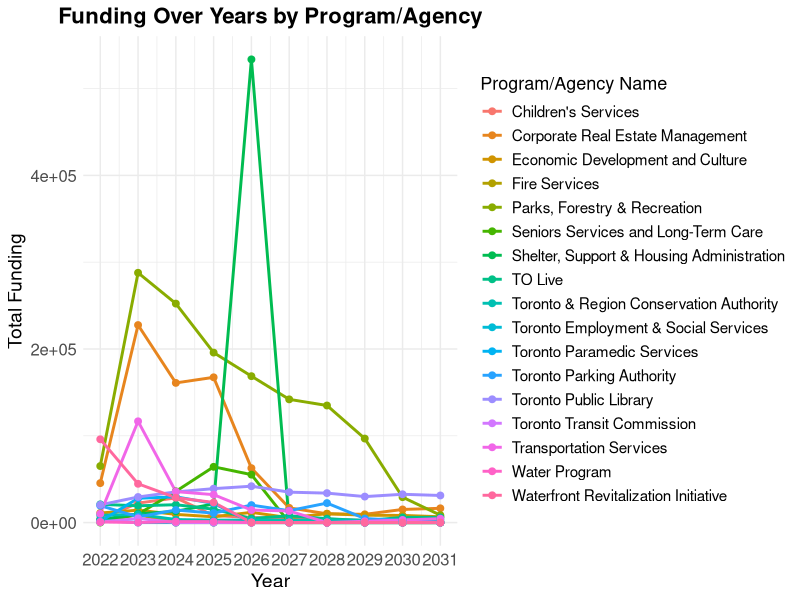
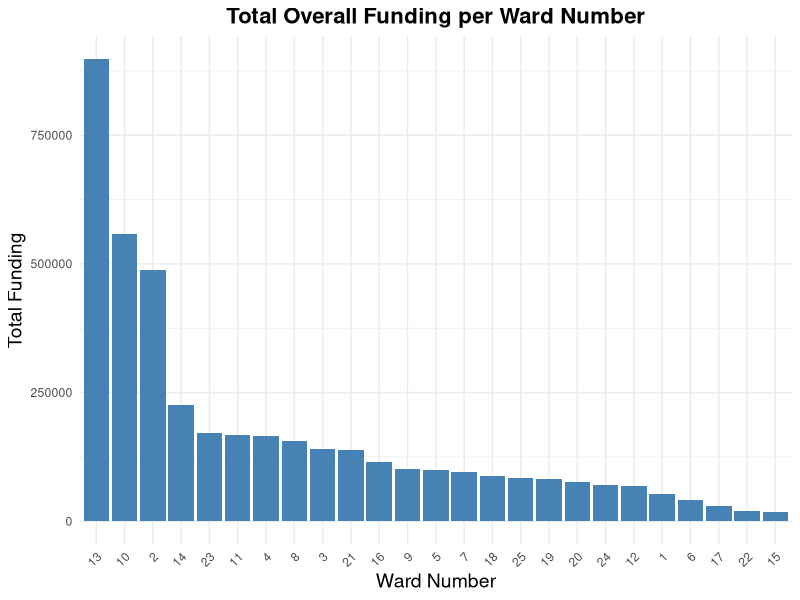
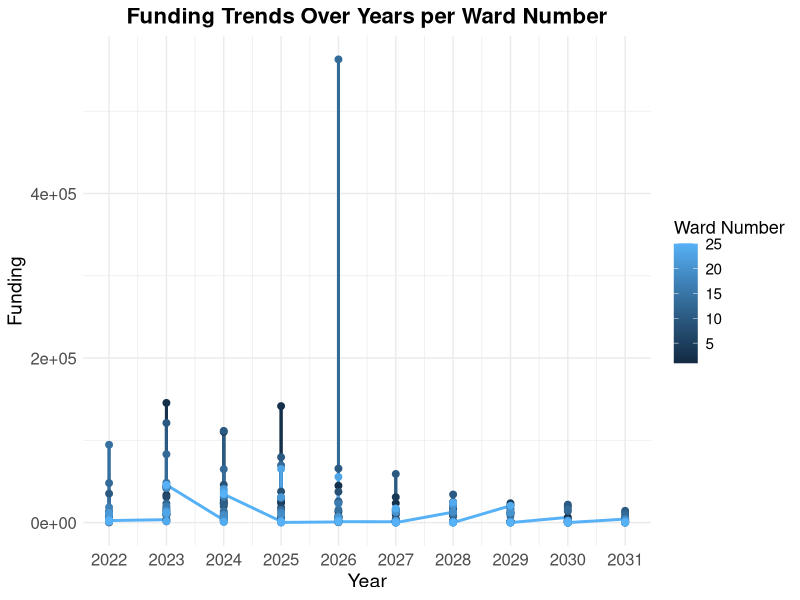
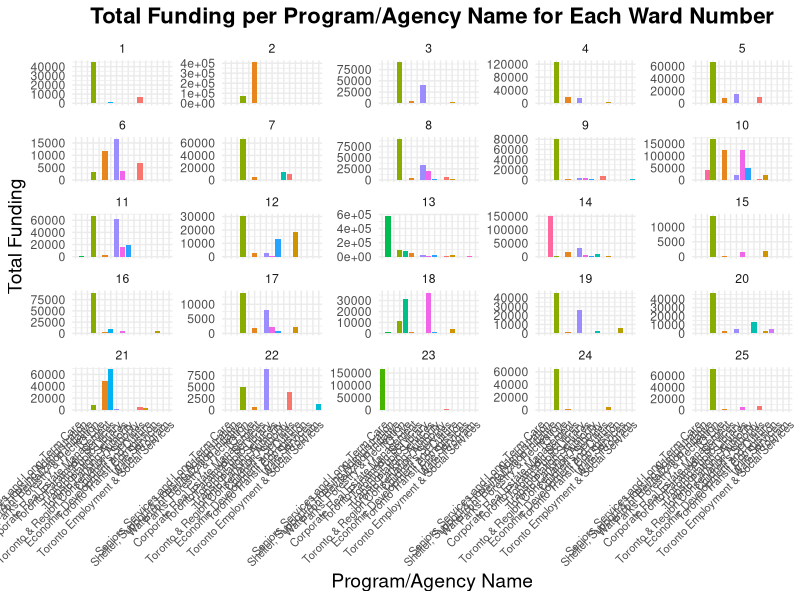

The R script that drew these images, in order:
#### Preamble ####
# Purpose: Explores data in an attempt to understand it more
# Author: Maria Mangru
# Date: September 2024
# Contact: maria.mangru@mail.utoronto.ca
# License: MIT

#### Workspace setup ####
library(dplyr)
library(tidyverse)
library(readr)
library(knitr)
library(kableExtra)

# names of programs by wards only

ward_data <- read_csv("data/analysis_data/test.csv")


# Identify year columns
year_cols <- as.character(2022:2031)

clean_funding <- function(x) {
  x_clean <- ifelse(x == "-", "0", x)
  x_clean <- str_replace_all(x_clean, ",", "")
  as.numeric(x_clean)
}

# Apply the cleaning function to year columns
ward_data_clean <- ward_data |>
  mutate(across(all_of(year_cols), clean_funding))

# Change data to Long Format
ward_data_long <- ward_data_clean |>
  pivot_longer(
    cols = all_of(year_cols),
    names_to = "Year",
    values_to = "Funding"
  )

## Exploring funding for each program type by year (2022 - 2031) ##

# Aggregate funding by Program/Agency Name and Year
ward_funding <- ward_data_long |>
  group_by(`Program/Agency Name`, Year) |>
  summarise(Total_Funding = sum(Funding, na.rm = TRUE)) |>
  ungroup()


# Visualize funding over years for each Program/Agency Name
ggplot(ward_funding, aes(x = as.integer(Year), y = Total_Funding, color = `Program/Agency Name`)) +
  geom_line(size = 1) +
  geom_point(size = 2) +
  labs(
    title = "Funding Over Years by Program/Agency",
    x = "Year",
    y = "Total Funding",
    color = "Program/Agency Name"
  ) +
  theme_minimal() +
  scale_x_continuous(breaks = 2022:2031) +
  theme(
    plot.title = element_text(size = 16, face = "bold", hjust = 0.5),
    axis.text = element_text(size = 12),
    axis.title = element_text(size = 14),
    legend.title = element_text(size = 13),
    legend.text = element_text(size = 11)
  )


## Funding by ward ##

## Aggregate the data ##

# Total overall funding per Ward Number
total_funding_ward <- ward_data_long |>
  group_by(`Ward Number`) |>
  summarise(
    Total_Funding = sum(Funding, na.rm = TRUE)
  ) |>
  arrange(desc(Total_Funding))

## Total Overall Funding per Ward Number
total_funding_ward |>
  arrange(desc(Total_Funding)) |>
  kable(col.names = c("Ward Number", "Total Funding"), 
        format = "html", 
        caption = "Total Overall Funding per Ward Number") |>
  kable_styling(full_width = FALSE, position = "center")

# Total Overall Funding per Ward Number
ggplot(total_funding_ward, aes(x = reorder(`Ward Number`, -Total_Funding), y = Total_Funding)) +
  geom_bar(stat = "identity", fill = "steelblue") +
  labs(
    title = "Total Overall Funding per Ward Number",
    x = "Ward Number",
    y = "Total Funding"
  ) +
  theme_minimal() +
  theme(
    plot.title = element_text(size = 16, face = "bold", hjust = 0.5),
    axis.text.x = element_text(angle = 45, hjust = 1),
    axis.title = element_text(size = 14)
  )


## Funding per Year per Ward Number
# Keep this will be useful
funding_yearly_ward <- ward_data_long |>
  group_by(`Ward Number`, Year) |>
  summarise(Funding = sum(Funding, na.rm = TRUE)) |>
  arrange(`Ward Number`, Year)

# Funding for Each Year per Ward Number
funding_yearly_ward |>
  pivot_wider(names_from = Year, values_from = Funding) |>
  arrange(`Ward Number`) |>
  kable(col.names = c("Ward Number", as.character(2022:2031)), 
        format = "html", 
        caption = "Yearly Funding per Ward Number") |>
  kable_styling(full_width = FALSE, position = "center")

# Funding Trends Over Years per Ward Number
ggplot(funding_yearly_ward, aes(x = as.integer(Year), y = Funding, color = `Ward Number`)) +
  geom_line(size = 1) +
  geom_point(size = 2) +
  labs(
    title = "Funding Trends Over Years per Ward Number",
    x = "Year",
    y = "Funding",
    color = "Ward Number"
  ) +
  theme_minimal() +
  scale_x_continuous(breaks = 2022:2031) +
  theme(
    plot.title = element_text(size = 16, face = "bold", hjust = 0.5),
    axis.text = element_text(size = 12),
    axis.title = element_text(size = 14),
    legend.title = element_text(size = 13),
    legend.text = element_text(size = 11)
  )

## Total funding per Program/Agency per Ward Number
# Will be important for any service and demographic level analysis if conducted
total_funding_program_ward <- ward_data_clean |>
  group_by(`Ward Number`, `Program/Agency Name`) |>
  summarise(Total_Funding = sum(across(all_of(year_cols)), na.rm = TRUE)) |>
  arrange(`Ward Number`, desc(Total_Funding))

# Total Funding per Program/Agency Name for Each Ward Number
total_funding_program_ward |>
  arrange(`Ward Number`, desc(Total_Funding)) |>
  kable(col.names = c("Ward Number", "Program/Agency Name", "Total Funding"), 
        format = "html", 
        caption = "Total Funding per Program/Agency Name for Each Ward Number") |>
  kable_styling(full_width = FALSE, position = "center")



# Total Funding per Program/Agency Name for Each Ward Number
ggplot(total_funding_program_ward, aes(x = reorder(`Program/Agency Name`, -Total_Funding), y = Total_Funding, fill = `Program/Agency Name`)) +
  geom_bar(stat = "identity") +
  labs(
    title = "Total Funding per Program/Agency Name for Each Ward Number",
    x = "Program/Agency Name",
    y = "Total Funding"
  ) +
  theme_minimal() +
  facet_wrap(~ `Ward Number`, scales = "free_y") +
  theme(
    plot.title = element_text(size = 16, face = "bold", hjust = 0.5),
    axis.text.x = element_text(angle = 45, hjust = 1, size = 8),
    axis.title = element_text(size = 14),
    legend.position = "none"
  )
